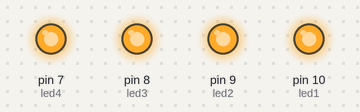
The sketch below on a simulated Arduino Uno, built with avr-gcc and run on an emulated ATmega328P. Shown: output pins drawn as LEDs (lit = HIGH).

Above: at 0.2 s.
At 1.7 s:
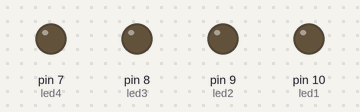
Timing chart, 0 to 3.0 s (numbered marks = the images above):
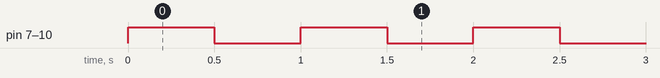

The sketch:

refertil.ino
```cpp
// Definição dos pinos
int led1 = 10;
int led2 = 9;
int led3 = 8;
int led4 = 7;

void setup() {
  // Configura todos os pinos como saída
  pinMode(led1, OUTPUT);
  pinMode(led2, OUTPUT);
  pinMode(led3, OUTPUT);
  pinMode(led4, OUTPUT);
}

void loop() {
  // Liga todos os LEDs
  digitalWrite(led1, HIGH);
  digitalWrite(led2, HIGH);
  digitalWrite(led3, HIGH);
  digitalWrite(led4, HIGH);
  delay(500); // Espera 500ms

  // Desliga todos os LEDs
  digitalWrite(led1, LOW);
  digitalWrite(led2, LOW);
  digitalWrite(led3, LOW);
  digitalWrite(led4, LOW);
  delay(500); // Espera 500ms
}
```

Measured:
- by itself, pin 7 (led4), pin 8 (led3), pin 9 (led2), pin 10 (led1): alternates HIGH for 0.50 s and LOW for 0.50 s
